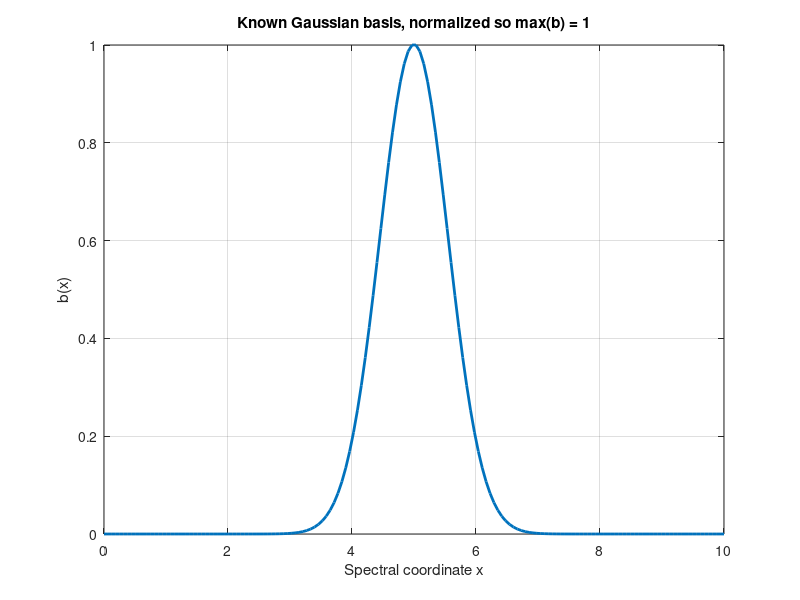
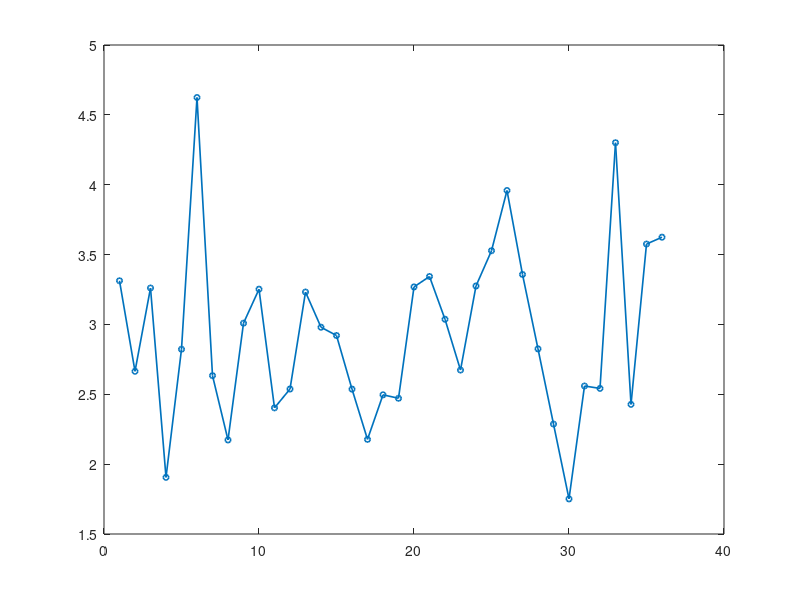

Write the MATLAB code that produced these figures, in order. (Note: this script raises an error after producing the figures.)
%% ToyRepeatedGaussianIID
% A transparent simulation and fit for repeated spectra with one known basis:
%
%   s_t = c_t b + epsilon_t,
%   c_t ~ N(mu, tau^2),       epsilon_t ~ N(0, sigma^2 I_K).
%
% After integrating out c_t, the repeated spectra are IID with
%
%   s_t ~ N(mu*b, tau^2*b*b' + sigma^2*I_K).
%
% This script estimates mu, tau^2, and sigma^2 jointly, then compares the
% independent OLS concentration estimates with the fitted-model posterior
% means. All spectra are real-valued in this first toy problem.

clear;
clc;
close all;

%% 1. Simulation settings

K = 160;                  % Number of samples in each spectrum
T = 36;                   % Number of repeated measurements
xMin = 0;
xMax = 10;
gaussianCenter = 5.0;
gaussianWidth = 0.55;     % Standard-deviation width in x-axis units

muTrue = 3.0;
tauTrue = 0.65;           % Population standard deviation of concentration
sigmaTrue = 0.9;         % Noise standard deviation at each spectral sample

randomSeed = 7;
doLikelihoodCheck = true; % Optional one-dimensional likelihood diagnostic

% Monte Carlo settings used in Section 12.
nMonteCarlo = 1000;
monteCarloSeed = 123;

rng(randomSeed, "twister");

%% 2. Generate the known Gaussian basis, b (K x 1)

x = linspace(xMin, xMax, K).';
b = exp(-(x - gaussianCenter).^2 / (2 * gaussianWidth^2));

% Normalize max(b) to one. Consequently, c_t is the noiseless peak height.
b = b / max(b);

figure("Name", "Known Gaussian basis", "Color", "w");
plot(x, b, "LineWidth", 2);
xlabel("Spectral coordinate x");
ylabel("b(x)");
title("Known Gaussian basis, normalized so max(b) = 1");
grid on;

%% 3. Generate the true concentrations, cTrue (T x 1)

cTrue = muTrue + tauTrue * randn(T, 1);
measurementIndex = (1:T).';

figure("Name", "True concentrations", "Color", "w");
plot(measurementIndex, cTrue, "o-", "LineWidth", 1.2, ...
    "MarkerSize", 4);
yline(muTrue, "--", "True population mean", "LineWidth", 1.5);
xlabel("Measurement index t");
ylabel("Concentration c_t");
title("Simulated IID concentrations");
grid on;

%% 4. Generate repeated noisy spectra

% S is K x T: column t is the measured spectrum s_t.
noise = sigmaTrue * randn(K, T);
S = b * cTrue.' + noise;

figure("Name", "Repeated noisy spectra", "Color", "w");
hSpectra = plot(x, S, "Color", [0.72, 0.80, 0.92], "LineWidth", 0.6);
hold on;
hMean = plot(x, mean(S, 2), "k", "LineWidth", 2.2);
xlabel("Spectral coordinate x");
ylabel("Measured signal");
title(sprintf("All %d repeated spectra", T));
legend([hSpectra(1), hMean], "Individual spectra", "Measured mean", ...
    "Location", "best");
grid on;

figure("Name", "Mean measured spectrum", "Color", "w");
plot(x, mean(S, 2), "k", "LineWidth", 2.2, "Color", "w");
hold on;
plot(x, muTrue * b, "r--", "LineWidth", 2);
xlabel("Spectral coordinate x");
ylabel("Signal");
title("Mean measured spectrum and true population mean");
legend("Mean measured spectrum", "\mu_{true} b", "Location", "best");
grid on;

%% 5-6. Fit the marginal Gaussian likelihood

% The optimizer uses theta = [mu, log(tau^2), log(sigma^2)]. Taking the
% exponential inside the objective ensures that both variances are positive.
%
% Simple data-based starting values improve fminsearch convergence without
% hiding any model assumptions. FitMarginalGaussianIID constructs these
% values and is also used unchanged by the Monte Carlo experiment below.
bTb = b.' * b;

optimizerOptions = optimset( ...
    "Display", "final", ...
    "MaxFunEvals", 3000, ...
    "MaxIter", 1500, ...
    "TolX", 1e-9, ...
    "TolFun", 1e-9);

fitSingle = FitMarginalGaussianIID(S, b, optimizerOptions);

thetaHat = fitSingle.thetaHat;
nllHat = fitSingle.negativeLogLikelihood;
exitFlag = fitSingle.exitFlag;
optimizerOutput = fitSingle.optimizerOutput;
cOLS = fitSingle.cOLS;                    % Also used for comparison below
thetaInitial = fitSingle.thetaInitial;
muInitial = thetaInitial(1);
tau2Initial = exp(thetaInitial(2));
sigma2Initial = exp(thetaInitial(3));

% Reuse the exact same objective for the optional likelihood plot.
objective = @(theta) MarginalNegativeLogLikelihood( ...
    theta, fitSingle.likelihoodStatistics);

muHat = thetaHat(1);
tau2Hat = exp(thetaHat(2));
sigma2Hat = exp(thetaHat(3));
tauHat = sqrt(tau2Hat);
sigmaHat = sqrt(sigma2Hat);

parameter = ["mu"; "tau^2"; "tau"; "sigma^2"; "sigma"];
trueValue = [muTrue; tauTrue^2; tauTrue; sigmaTrue^2; sigmaTrue];
estimatedValue = [muHat; tau2Hat; tauHat; sigma2Hat; sigmaHat];
absoluteError = abs(estimatedValue - trueValue);
parameterComparison = table(parameter, trueValue, estimatedValue, absoluteError);

fprintf("\nPopulation parameter comparison:\n");
disp(parameterComparison);
fprintf("Final negative log-likelihood = %.6f\n", nllHat);
fprintf("fminsearch exit flag = %d (%d iterations)\n", ...
    exitFlag, optimizerOutput.iterations);

%% 7. Independent per-spectrum estimates

% Ordinary least squares treats every spectrum separately:
%
%   c_t^OLS = (b' s_t) / (b' b).
%
% cOLS was calculated above and is stored as a T x 1 vector.

%% 8. Individual posterior means under the fitted IID model

% Gaussian conditioning gives
%
% E[c_t | s_t] = muHat ...
%   + tau2Hat*b'*(s_t - muHat*b)/(sigma2Hat + tau2Hat*b'*b).
%
% The multiplier shrinks the noisy OLS information toward the fitted
% population mean. cJoint is T x 1.
centeredSpectra = S - muHat * b;
posteriorGain = tau2Hat / (sigma2Hat + tau2Hat * bTb);
cJoint = (muHat + posteriorGain * (b.' * centeredSpectra)).';

% The posterior variance is identical for all t in this IID model.
posteriorVariance = 1 / (1 / tau2Hat + bTb / sigma2Hat);

%% 9. Compare individual concentration estimates

figure("Name", "Concentration estimates", "Color", "w");
plot(measurementIndex, cTrue, "ko-", "LineWidth", 1.4, ...
    "MarkerSize", 4, "DisplayName", "True c_t", "Color", "y");
hold on;
plot(measurementIndex, cOLS, ".-", "Color", [0.85, 0.33, 0.10], ...
    "LineWidth", 1, "MarkerSize", 12, "DisplayName", "Independent OLS");
plot(measurementIndex, cJoint, ".-", "Color", [0, 0.45, 0.74], ...
    "LineWidth", 1, "MarkerSize", 12, "DisplayName", "IID posterior mean");
xlabel("Measurement index t");
ylabel("Concentration");
title("True and estimated concentrations");
legend("Location", "best");
grid on;

figure("Name", "True versus estimated concentration", "Color", "w");
scatter(cTrue, cOLS, 42, [0.85, 0.33, 0.10], "o", ...
    "DisplayName", "Independent OLS");
hold on;
scatter(cTrue, cJoint, 42, [0, 0.45, 0.74], "filled", ...
    "DisplayName", "IID posterior mean");
identityLimits = [min([cTrue; cOLS; cJoint]), max([cTrue; cOLS; cJoint])];
plot(identityLimits, identityLimits, "k--", "LineWidth", 1.5, ...
    "DisplayName", "Identity line");
xlim(identityLimits);
ylim(identityLimits);
axis square;
xlabel("True concentration");
ylabel("Estimated concentration");
title("Concentration recovery");
legend("Location", "best");
grid on;

%% 10. Numerical performance summary

rmseOLS = sqrt(mean((cTrue - cOLS).^2));
rmseJoint = sqrt(mean((cTrue - cJoint).^2));

fprintf("\nConcise simulation summary\n");
fprintf("True mu          = %.6f\n", muTrue);
fprintf("Estimated mu     = %.6f\n\n", muHat);
fprintf("True tau         = %.6f\n", tauTrue);
fprintf("Measured tau     = %.6f\n", std(cTrue,1));
fprintf("Estimated tau    = %.6f\n\n", tauHat);
fprintf("True sigma       = %.6f\n", sigmaTrue);
fprintf("Estimated sigma  = %.6f\n\n", sigmaHat);
fprintf("OLS RMSE         = %.6f\n", rmseOLS);
fprintf("Joint RMSE       = %.6f\n", rmseJoint);
fprintf("Posterior SD     = %.6f (same for every measurement)\n", ...
    sqrt(posteriorVariance));

%% 11. Optional likelihood sanity check

if doLikelihoodCheck
    % Hold the fitted variances fixed and vary mu near its optimum.
    muHalfWidth = max(3 * tauHat / sqrt(T), 0.25);
    muGrid = linspace(muHat - muHalfWidth, muHat + muHalfWidth, 121);
    nllAlongMu = arrayfun(@(mu) objective( ...
        [mu, log(tau2Hat), log(sigma2Hat)]), muGrid);

    figure("Name", "Likelihood sanity check", "Color", "w");
    plot(muGrid, nllAlongMu - nllHat, "LineWidth", 2);
    hold on;
    xline(muHat, "--", "Estimated \mu", "LineWidth", 1.5);
    xlabel("\mu, with fitted variances held fixed");
    ylabel("Negative log-likelihood minus its fitted value");
    title("One-dimensional likelihood check near the optimum");
    grid on;
end

%% 12. Monte Carlo validation of mu estimator against CRLB

% The CRLB is a lower bound on the sampling VARIANCE of an unbiased
% estimator; it is not a bound on the squared error seen in one simulation.
% We therefore need many independent simulated experiments to estimate the
% repeated-sampling variance of the actual numerical ML estimator.
%
% Bias and variance answer different questions. Bias measures whether the
% estimator is centered on muTrue across experiments, whereas variance
% measures how widely its estimates fluctuate around their own mean.
%
% For this model, q = b'*b and
%
%   CRLB_mu = (tauTrue^2 + sigmaTrue^2/q)/T.
%
% Efficiency is CRLB_mu divided by the empirical variance. A value near one
% indicates that the estimator is operating close to the theoretical
% variance lower bound (subject to finite Monte Carlo sampling error).

rng(monteCarloSeed, "twister");

muHatMC = nan(nMonteCarlo, 1);
tau2HatMC = nan(nMonteCarlo, 1);
sigma2HatMC = nan(nMonteCarlo, 1);
exitFlagMC = nan(nMonteCarlo, 1);
successfulFitMC = false(nMonteCarlo, 1);

% Use the same optimizer settings as the single fit, except suppress output
% so the loop does not print one optimizer report per repetition.
optimizerOptionsMC = optimset(optimizerOptions, "Display", "off");

for r = 1:nMonteCarlo
    cTrueMC = muTrue + tauTrue * randn(T, 1);
    SMC = b * cTrueMC.' + sigmaTrue * randn(K, T);

    try
        % This is the same numerical ML fitting helper and likelihood used
        % for the original single-simulation analysis in Sections 5-6.
        fitMC = FitMarginalGaussianIID(SMC, b, optimizerOptionsMC);

        muHatMC(r) = fitMC.muHat;
        tau2HatMC(r) = fitMC.tau2Hat;
        sigma2HatMC(r) = fitMC.sigma2Hat;
        exitFlagMC(r) = fitMC.exitFlag;

        successfulFitMC(r) = fitMC.exitFlag > 0 ...
            && all(isfinite(fitMC.thetaHat)) ...
            && all(isfinite([fitMC.muHat, fitMC.tau2Hat, fitMC.sigma2Hat])) ...
            && fitMC.tau2Hat > 0 && fitMC.sigma2Hat > 0 ...
            && isfinite(fitMC.negativeLogLikelihood);
    catch
        % A failed numerical fit is explicitly marked and excluded below.
        exitFlagMC(r) = -999;
    end
end

nSuccessfulFits = sum(successfulFitMC);
nFailedFits = nMonteCarlo - nSuccessfulFits;

if nSuccessfulFits < 2
    error("At least two successful Monte Carlo fits are required.");
end

muHatMCSuccessful = muHatMC(successfulFitMC);
meanMuHat = mean(muHatMCSuccessful);
biasMu = meanMuHat - muTrue;
varMuHat = var(muHatMCSuccessful, 0); % Sample normalization: 1/(R-1)
sdMuHat = std(muHatMCSuccessful, 0);

q = b.' * b;
crlbMu = (tauTrue^2 + sigmaTrue^2 / q) / T;
crlbSdMu = sqrt(crlbMu);
efficiencyMu = crlbMu / varMuHat;

zMu = (muHatMCSuccessful - muTrue) / crlbSdMu;
meanZMu = mean(zMu);
varZMu = var(zMu, 0);
mcSeMeanMu = sdMuHat / sqrt(nSuccessfulFits);

% Use exactly the same successful joint fits for sigma^2. The CRLB below is
% a bound on Var(sigma2Hat), not on Var(sqrt(sigma2Hat)) and not on the
% estimation error from any one simulated experiment.
sigma2HatMCSuccessful = sigma2HatMC(successfulFitMC);
trueSigma2 = sigmaTrue^2;
meanSigma2Hat = mean(sigma2HatMCSuccessful);
biasSigma2 = meanSigma2Hat - trueSigma2;
varSigma2Hat = var(sigma2HatMCSuccessful, 0); % Sample normalization: 1/(R-1)
sdSigma2Hat = std(sigma2HatMCSuccessful, 0);
mseSigma2 = mean((sigma2HatMCSuccessful - trueSigma2).^2);

% With tau^2 treated as an unknown nuisance parameter, sigma^2 is learned
% from the K-1 spectral directions orthogonal to b. Away from the tau^2 = 0
% boundary, T*(K-1)*sigma2Hat/sigmaTrue^2 has a chi-square distribution with
% T*(K-1) degrees of freedom. Thus sigma2Hat is unbiased and its variance is
% the following CRLB.
crlbSigma2 = 2 * sigmaTrue^4 / (T * (K - 1));
crlbSdSigma2 = sqrt(crlbSigma2);
efficiencySigma2 = crlbSigma2 / varSigma2Hat;

zSigma2 = (sigma2HatMCSuccessful - trueSigma2) / crlbSdSigma2;
meanZSigma2 = mean(zSigma2);
varZSigma2 = var(zSigma2, 0);
mcSeMeanSigma2 = sdSigma2Hat / sqrt(nSuccessfulFits);

% Use the same successful joint fits to study tau^2. Unlike mu and sigma^2,
% the interior ML estimator of tau^2 is downward biased at finite T. We
% therefore compare its empirical bias, variance, and MSE with their
% finite-sample predictions rather than report an ordinary CRLB efficiency.
tau2HatMCSuccessful = tau2HatMC(successfulFitMC);
trueTau2 = tauTrue^2;
meanTau2Hat = mean(tau2HatMCSuccessful);
biasTau2 = meanTau2Hat - trueTau2;
varTau2Hat = var(tau2HatMCSuccessful, 0); % Sample normalization: 1/(R-1)
sdTau2Hat = std(tau2HatMCSuccessful, 0);
mseTau2 = mean((tau2HatMCSuccessful - trueTau2).^2);
mcSeMeanTau2 = sdTau2Hat / sqrt(nSuccessfulFits);

vTrue = tauTrue^2 + sigmaTrue^2 / q;
biasTau2Analytic = -vTrue / T;
expectedTau2HatAnalytic = trueTau2 + biasTau2Analytic;
varTau2Analytic = 2 * (T - 1) / T^2 * vTrue^2 ...
    + 2 * sigmaTrue^4 / (T * (K - 1) * q^2);
mseTau2Analytic = varTau2Analytic + biasTau2Analytic^2;
meanErrorVsPrediction = meanTau2Hat - expectedTau2HatAnalytic;

biasRatio = biasTau2 / biasTau2Analytic;
varianceRatio = varTau2Hat / varTau2Analytic;
mseRatio = mseTau2 / mseTau2Analytic;

% The log parameterization keeps tau^2 strictly positive. Values at or below
% this documented numerical threshold are classified as boundary-near. The
% interior finite-sample formulas cease to be exact if such estimates occur
% frequently.
tau2BoundaryThreshold = 1e-6;
isTau2BoundaryNear = tau2HatMCSuccessful <= tau2BoundaryThreshold;
nTau2BoundaryNear = sum(isTau2BoundaryNear);
percentTau2BoundaryNear = 100 * nTau2BoundaryNear / nSuccessfulFits;

% This is the ordinary CRLB for UNBIASED estimators of tau^2. Since the ML
% estimator studied here is biased at finite T, CRLB_tau2/varTau2Hat is not
% an appropriate efficiency measure. The bound is printed only as a
% theoretical variance reference while bias, variance, and MSE are assessed.
crlbTau2Unbiased = (2 / T) * (vTrue^2 ...
    + sigmaTrue^4 / (q^2 * (K - 1)));

% The predicted bias magnitude is vTrue/T, so it decreases as 1/T. A later
% experiment could check this at T = 36, 50, 100, and 200; no additional
% simulations or fits are performed here.

fprintf("\nMonte Carlo validation of mu estimator against CRLB\n");
fprintf("Requested repetitions              = %d\n", nMonteCarlo);
fprintf("Successful fits                    = %d\n", nSuccessfulFits);
fprintf("Failed fits                        = %d\n", nFailedFits);
fprintf("True mu                            = %.8f\n", muTrue);
fprintf("Mean estimated mu                  = %.8f\n", meanMuHat);
fprintf("Estimated bias                     = %.8f\n", biasMu);
fprintf("Empirical variance of muHat        = %.8g\n", varMuHat);
fprintf("Empirical SD of muHat              = %.8f\n", sdMuHat);
fprintf("Analytical CRLB_mu                 = %.8g\n", crlbMu);
fprintf("sqrt(CRLB_mu)                      = %.8f\n", crlbSdMu);
fprintf("Efficiency (CRLB / empirical var) = %.8f\n", efficiencyMu);
fprintf("Mean normalized estimate zMu       = %.8f\n", meanZMu);
fprintf("Variance of zMu                    = %.8f\n", varZMu);
fprintf("Monte Carlo SE of mean(muHat)      = %.8f\n", mcSeMeanMu);

% Because sigma^2 is unbiased in this ideal model, comparing its empirical
% Monte Carlo variance with CRLB_sigma2 is a valid efficiency check. An
% efficiency near one means that the numerical joint ML fit extracts
% essentially all information available about sigma^2. A large absolute
% estimator variance alone would not imply poor performance if its CRLB
% were similarly large.
fprintf("\nMonte Carlo validation of sigma^2 estimator against CRLB\n");
fprintf("True sigma^2                       = %.8f\n", trueSigma2);
fprintf("Mean estimated sigma^2             = %.8f\n", meanSigma2Hat);
fprintf("Estimated bias                     = %.8f\n", biasSigma2);
fprintf("Empirical variance of sigma2Hat    = %.8g\n", varSigma2Hat);
fprintf("Empirical SD of sigma2Hat          = %.8f\n", sdSigma2Hat);
fprintf("Empirical MSE of sigma2Hat         = %.8g\n", mseSigma2);
fprintf("Analytical CRLB_sigma2             = %.8g\n", crlbSigma2);
fprintf("sqrt(CRLB_sigma2)                  = %.8f\n", crlbSdSigma2);
fprintf("Efficiency (CRLB / empirical var) = %.8f\n", efficiencySigma2);
fprintf("Mean normalized estimate zSigma2   = %.8f\n", meanZSigma2);
fprintf("Variance of zSigma2                = %.8f\n", varZSigma2);
fprintf("Monte Carlo SE of mean(sigma2Hat)  = %.8f\n", mcSeMeanSigma2);

% Agreement of the empirical and analytical bias, variance, and MSE shows
% whether the numerical joint ML estimator follows finite-sample theory.
% Ratios near one indicate agreement; biasRatio should not be overinterpreted
% in settings where the predicted bias is extremely close to zero.
fprintf("\nFinite-sample validation of tau^2 ML estimator\n");
fprintf("True tau^2                              = %.8f\n", trueTau2);
fprintf("Monte Carlo mean tau^2 estimate         = %.8f\n", meanTau2Hat);
fprintf("Analytical expected tau^2 estimate      = %.8f\n", ...
    expectedTau2HatAnalytic);
fprintf("Mean error versus analytical prediction = %.8f\n", ...
    meanErrorVsPrediction);
fprintf("Empirical bias                          = %.8f\n", biasTau2);
fprintf("Analytical bias                         = %.8f\n", ...
    biasTau2Analytic);
fprintf("Bias ratio (empirical / analytical)     = %.8f\n", biasRatio);
fprintf("Empirical variance                      = %.8g\n", varTau2Hat);
fprintf("Analytical variance                     = %.8g\n", ...
    varTau2Analytic);
fprintf("Variance ratio (empirical / analytical) = %.8f\n", ...
    varianceRatio);
fprintf("Empirical MSE                           = %.8g\n", mseTau2);
fprintf("Analytical MSE                          = %.8g\n", ...
    mseTau2Analytic);
fprintf("MSE ratio (empirical / analytical)      = %.8f\n", mseRatio);
fprintf("Empirical SD                            = %.8f\n", sdTau2Hat);
fprintf("Monte Carlo SE of mean(tau2Hat)         = %.8f\n", ...
    mcSeMeanTau2);
fprintf("Ordinary CRLB for unbiased estimators   = %.8g\n", ...
    crlbTau2Unbiased);
fprintf("Successful fits                         = %d\n", nSuccessfulFits);
fprintf("Failed fits                             = %d\n", nFailedFits);
fprintf("Boundary-near threshold                 = %.1e\n", ...
    tau2BoundaryThreshold);
fprintf("Boundary-near tau^2 estimates           = %d (%.4f%%)\n", ...
    nTau2BoundaryNear, percentTau2BoundaryNear);

% Histogram of the numerical ML estimates, with the Gaussian density
% predicted by N(muTrue, CRLB_mu). The density is written explicitly, so no
% Statistics and Machine Learning Toolbox function is required.
nHistogramBins = max(15, round(sqrt(nSuccessfulFits)));
muDensityGrid = linspace(muTrue - 4 * crlbSdMu, ...
    muTrue + 4 * crlbSdMu, 400);
predictedMuDensity = exp(-0.5 * ((muDensityGrid - muTrue) ...
    / crlbSdMu).^2) / (sqrt(2 * pi) * crlbSdMu);

figure("Name", "Monte Carlo distribution of muHat", "Color", "w");
histogram(muHatMCSuccessful, nHistogramBins, "Normalization", "pdf", ...
    "FaceColor", [0.35, 0.65, 0.85], "DisplayName", "ML estimates");
hold on;
plot(muDensityGrid, predictedMuDensity, "k-", "LineWidth", 2, ...
    "DisplayName", "N(\mu_{true}, CRLB_\mu)");
xline(muTrue, "r--", "\mu_{true}", "LineWidth", 1.7, ...
    "DisplayName", "True \mu");
xline(meanMuHat, "b-.", "Mean estimate", "LineWidth", 1.7, ...
    "DisplayName", "Mean estimated \mu");
xlabel("Numerical ML estimate \hat{\mu}");
ylabel("Probability density");
title("Monte Carlo distribution of \hat{\mu} (" ...
    + nSuccessfulFits + " successful fits)");
legend("Location", "best");
grid on;

% If the analytical result describes the numerical estimator well, these
% normalized estimates should resemble N(0,1).
zDensityGrid = linspace(-4, 4, 400);
standardNormalDensity = exp(-0.5 * zDensityGrid.^2) / sqrt(2 * pi);

figure("Name", "Normalized Monte Carlo estimates", "Color", "w");
histogram(zMu, nHistogramBins, "Normalization", "pdf", ...
    "FaceColor", [0.45, 0.75, 0.45], "DisplayName", "Normalized estimates");
hold on;
plot(zDensityGrid, standardNormalDensity, "k-", "LineWidth", 2, ...
    "DisplayName", "N(0,1)");
xline(0, "r--", "Zero", "LineWidth", 1.5, ...
    "DisplayName", "Expected mean");
xlabel("z_\mu = (\hat{\mu} - \mu_{true}) / sqrt(CRLB_\mu)");
ylabel("Probability density");
title("Normalized numerical ML estimates");
legend("Location", "best");
grid on;

% The finite-sample distribution of a variance estimator is not exactly
% Gaussian. Here T*(K-1) is large, so the Gaussian approximation based on
% the analytical CRLB should nevertheless be very accurate.
sigma2DensityGrid = linspace(trueSigma2 - 4 * crlbSdSigma2, ...
    trueSigma2 + 4 * crlbSdSigma2, 400);
predictedSigma2Density = exp(-0.5 * ((sigma2DensityGrid - trueSigma2) ...
    / crlbSdSigma2).^2) / (sqrt(2 * pi) * crlbSdSigma2);

figure("Name", "Monte Carlo distribution of sigma2Hat", "Color", "w");
histogram(sigma2HatMCSuccessful, nHistogramBins, ...
    "Normalization", "pdf", "FaceColor", [0.65, 0.50, 0.80], ...
    "DisplayName", "Joint ML estimates");
hold on;
plot(sigma2DensityGrid, predictedSigma2Density, "k-", ...
    "LineWidth", 2, "DisplayName", "Gaussian CRLB approximation");
xline(trueSigma2, "r--", "True \sigma^2", "LineWidth", 1.7, ...
    "DisplayName", "True \sigma^2");
xline(meanSigma2Hat, "b-.", "Mean estimate", "LineWidth", 1.7, ...
    "DisplayName", "Mean estimated \sigma^2");
xlabel("Numerical joint ML estimate \hat{\sigma}^2");
ylabel("Probability density");
title("Monte Carlo distribution of \hat{\sigma}^2 (" ...
    + nSuccessfulFits + " successful fits)");
legend("Location", "best");
grid on;

figure("Name", "Normalized Monte Carlo sigma2 estimates", "Color", "w");
histogram(zSigma2, nHistogramBins, "Normalization", "pdf", ...
    "FaceColor", [0.80, 0.60, 0.35], ...
    "DisplayName", "Normalized \sigma^2 estimates");
hold on;
plot(zDensityGrid, standardNormalDensity, "k-", "LineWidth", 2, ...
    "DisplayName", "N(0,1)");
xline(0, "r--", "Zero", "LineWidth", 1.5, ...
    "DisplayName", "Expected mean");
xlabel("z_{\sigma^2} = (\hat{\sigma}^2 - \sigma_{true}^2) / sqrt(CRLB_{\sigma^2})");
ylabel("Probability density");
title("Normalized numerical joint ML estimates of \sigma^2");
legend("Location", "best");
grid on;

% The tau^2 histogram displays the finite-sample downward shift directly.
figure("Name", "Monte Carlo distribution of tau2Hat", "Color", "w");
histogram(tau2HatMCSuccessful, nHistogramBins, ...
    "FaceColor", [0.35, 0.70, 0.70], "DisplayName", "Joint ML estimates");
hold on;
xline(trueTau2, "r--", "True \tau^2", "LineWidth", 1.7, ...
    "DisplayName", "True \tau^2");
xline(meanTau2Hat, "b-.", "Monte Carlo mean", "LineWidth", 1.7, ...
    "DisplayName", "Monte Carlo mean");
xline(expectedTau2HatAnalytic, "k:", "Analytical E[\hat{\tau}^2]", ...
    "LineWidth", 2, "DisplayName", "Analytical expected value");
xlabel("Numerical joint ML estimate \hat{\tau}^2");
ylabel("Number of Monte Carlo estimates");
title("Finite-sample distribution of \hat{\tau}^2");
legend("Location", "best");
grid on;

% The error histogram compares the observed mean error with the predicted
% finite-sample bias. Their agreement is more relevant here than comparison
% of the biased estimator variance with the ordinary unbiased CRLB.
tau2EstimationError = tau2HatMCSuccessful - trueTau2;

figure("Name", "Monte Carlo tau2 estimation error", "Color", "w");
histogram(tau2EstimationError, nHistogramBins, ...
    "FaceColor", [0.85, 0.55, 0.35], "DisplayName", "Estimation errors");
hold on;
xline(0, "r--", "Zero error", "LineWidth", 1.7, ...
    "DisplayName", "Zero error");
xline(biasTau2, "b-.", "Empirical mean error", "LineWidth", 1.7, ...
    "DisplayName", "Empirical bias");
xline(biasTau2Analytic, "k:", "Analytical bias", "LineWidth", 2, ...
    "DisplayName", "Analytical bias");
xlabel("\hat{\tau}^2 - \tau_{true}^2");
ylabel("Number of Monte Carlo estimates");
title("Finite-sample estimation error of \hat{\tau}^2");
legend("Location", "best");
grid on;

%% Local fitting and likelihood functions

function fit = FitMarginalGaussianIID(S, b, optimizerOptions)
%FITMARGINALGAUSSIANIID Fit mu, tau^2, and sigma^2 with numerical ML.
%   This helper supplies identical initialization and likelihood logic to
%   the single experiment and every Monte Carlo repetition.

    likelihoodStatistics = BuildLikelihoodStatistics(S, b);
    q = likelihoodStatistics.q;
    cOLS = (likelihoodStatistics.bTS / q).';

    muInitial = mean(cOLS);
    orthogonalEnergy = likelihoodStatistics.sumSquaredS ...
        - sum(likelihoodStatistics.bTS.^2) / q;
    sigma2Initial = max(orthogonalEnergy ...
        / (likelihoodStatistics.K * likelihoodStatistics.T), 1e-6);
    tau2Initial = max(var(cOLS, 1) - sigma2Initial / q, 1e-6);
    thetaInitial = [muInitial, log(tau2Initial), log(sigma2Initial)];

    objective = @(theta) MarginalNegativeLogLikelihood( ...
        theta, likelihoodStatistics);
    [thetaHat, negativeLogLikelihood, exitFlag, optimizerOutput] = ...
        fminsearch(objective, thetaInitial, optimizerOptions);

    fit.thetaHat = thetaHat;
    fit.muHat = thetaHat(1);
    fit.tau2Hat = exp(thetaHat(2));
    fit.sigma2Hat = exp(thetaHat(3));
    fit.negativeLogLikelihood = negativeLogLikelihood;
    fit.exitFlag = exitFlag;
    fit.optimizerOutput = optimizerOutput;
    fit.thetaInitial = thetaInitial;
    fit.cOLS = cOLS;
    fit.likelihoodStatistics = likelihoodStatistics;
end

function statistics = BuildLikelihoodStatistics(S, b)
%BUILDLIKELIHOODSTATISTICS Precompute exact likelihood sufficient statistics.

    [statistics.K, statistics.T] = size(S);
    statistics.q = b.' * b;
    statistics.bTS = b.' * S;       % 1 x T projected measurements
    statistics.sumSquaredS = sum(S(:).^2);
end

function negativeLogLikelihood = MarginalNegativeLogLikelihood(theta, statistics)
%MARGINALNEGATIVELOGLIKELIHOOD Full IID marginal Gaussian objective.
%   The rank-one covariance V structure is used for speed. Along b, V has
%   eigenvalue sigma^2 + tau^2*(b'*b); in each of the K-1 orthogonal
%   directions it has eigenvalue sigma^2. This gives exactly the same log
%   determinant and quadratic form as a Cholesky solve of the full K x K V,
%   without forming inv(V) or repeatedly factoring V during Monte Carlo.

    K = statistics.K;
    T = statistics.T;
    q = statistics.q;
    bTS = statistics.bTS;

    mu = theta(1);
    tau2 = exp(theta(2));
    sigma2 = exp(theta(3));

    % Guard fminsearch against unusable trial points caused by exponentiation.
    if ~isfinite(mu) || ~isfinite(tau2) || ~isfinite(sigma2) || ...
            tau2 <= 0 || sigma2 <= 0
        negativeLogLikelihood = realmax("double") / 1e100;
        return;
    end

    parallelEigenvalue = sigma2 + tau2 * q;
    logDetV = (K - 1) * log(sigma2) + log(parallelEigenvalue);

    totalResidualEnergy = statistics.sumSquaredS ...
        - 2 * mu * sum(bTS) + T * mu^2 * q;
    parallelResidualEnergy = sum((bTS - mu * q).^2) / q;
    orthogonalResidualEnergy = max( ...
        totalResidualEnergy - parallelResidualEnergy, 0);

    quadraticTerm = orthogonalResidualEnergy / sigma2 ...
        + parallelResidualEnergy / parallelEigenvalue;

    negativeLogLikelihood = ...
        (T / 2) * logDetV ...
        + (1 / 2) * quadraticTerm ...
        + (T * K / 2) * log(2 * pi);
end
